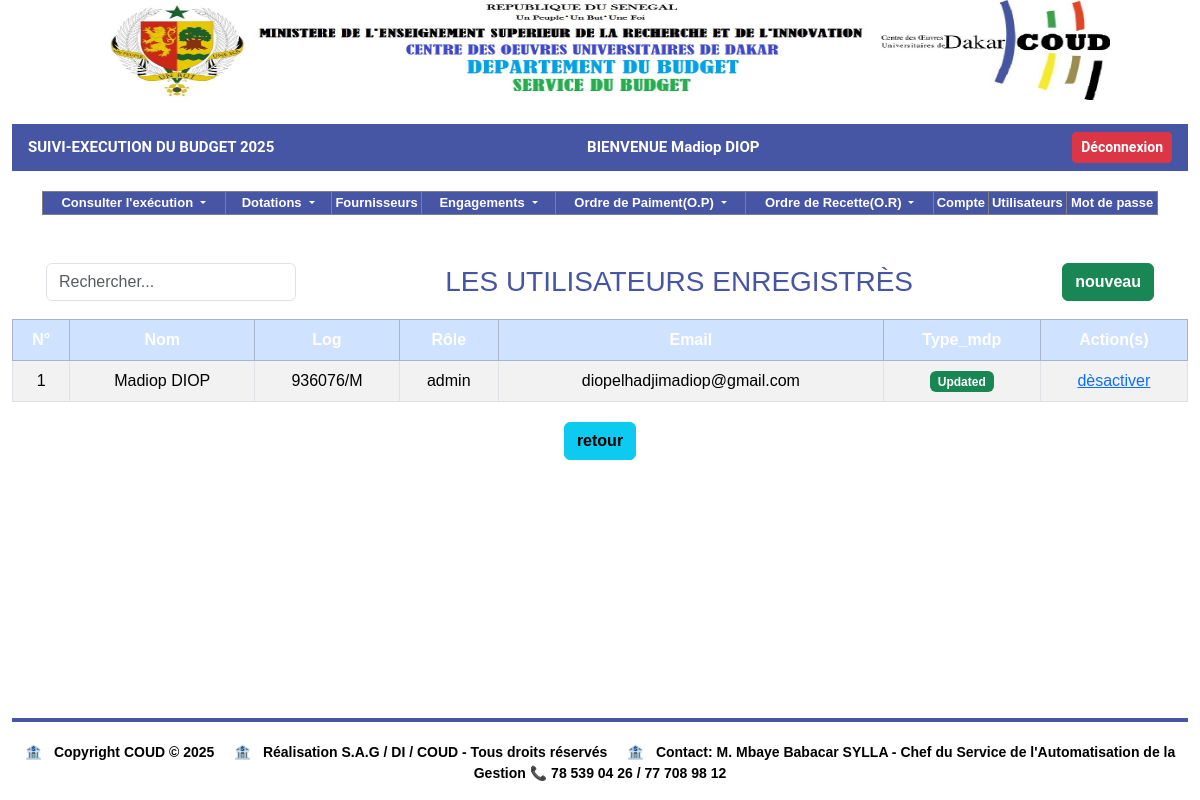
Page /profiles/dba/liste_users.php (signed in) on the committed database.
### tables this page shows
CREATE TABLE `users` (
  `idUser` int(11) NOT NULL,
  `nom` varchar(100) DEFAULT NULL,
  `log` varchar(100) DEFAULT NULL,
  `mdp` varchar(255) DEFAULT NULL,
  `email` varchar(100) DEFAULT NULL,
  `priv` varchar(100) DEFAULT NULL,
  `type_mdp` varchar(50) DEFAULT NULL,
  `date_sys` date NOT NULL DEFAULT current_timestamp()
);

### includes/fonctions.php (called while the page is built, shortened)
<?php
function connexionBD(){
    $connexion = mysqli_connect('localhost','root','', 'budget_db') or die ('Serveur inaccessible. Merci de reessayer plus tard.');
    return $connexion;
}
$connexion = connexionBD();
function getAllUsers()
{
    global $connexion;
    $query = "SELECT * FROM `users`";
    $result = $connexion->query($query);
    if ($result->num_rows > 0) {
        return $result->fetch_all(MYSQLI_ASSOC);
    } else {
        return [];
    }
}
?>

### profiles/dba/liste_users.php (the view, shortened to what this page needs)
<?php include '../../includes/fonctions.php';?>
<?php include '../../includes/header.php';?>
<main>
    <div class='container'>
        <?php include '../../shared/menu.php';?>
    </div>
    <div class="d-flex container justify-content-between align-items-center py-2 px-3"
        style="color: #4655a4; font-size: 13px; font-weight: 400;">
        <input type="text" id="searchInput" class="form-control w-25" placeholder="Rechercher..."
            style="max-width: 250px;" onkeyup="filterTable()">
        <h3 class="mb-0 text-center">LES UTILISATEURS ENREGISTRÈS </h3>
        <a href="add_user.php" class="btn btn-success"><strong>nouveau</strong></a>
    </div>
    <div class='container-fluid' style="margin-bottom: 20px;">
        <table class="table table-bordered table-striped text-center" style="margin-top: 10px;">
            <thead style="color: white !important;">
                <tr class="table-primary">
                    <th>N°</th>
                    <th>Nom</th>
                    <th>Log</th>
                    <th>Rôle</th>
                    <th>Email</th>
                    <th>Type_mdp</th>
                    <th>Action(s)</th>
                </tr>
            </thead>
            <tbody id="tableBody">
                <?php
                $users = getAllUsers();
                $n = 1;
                if (!empty($users)) :
                    foreach ($users as $user) : ?>
                <tr>
                    <td><?= $n; ?></td>
                    <td><?= $user['nom']; ?></td>
                    <td><?= $user['log']; ?></td>
                    <td><?= $user['priv']; ?></td>
                    <td><?= $user['email']; ?></td>
                    <td>
                        <span class="badge <?= ($user['type_mdp'] == 'updated') ? 'bg-success' : 'bg-warning'; ?>">
                            <?= ucfirst($user['type_mdp']); ?>
                        </span>
                    </td>
                    <td><a href="#">dèsactiver</a></td>
                </tr>
                <?php $n++; endforeach;?>
                <?php else : ?>
                <tr>
                    <td colspan="7" class="text-danger">Aucun utilisateur trouvé</td>
                </tr>
                <?php endif; ?>
            </tbody>
        </table>
    </div>
    <div class="container text-center" style="font-size: 15px; font-weight: 400;margin-bottom:20px;">
        <a href="javascript:history.back()" class="btn btn-info text-center"><strong>retour</strong></a>
    </div>
</main>
<?php include '../../includes/footer.php';?>

### assets/css.css (style rules this page uses)
html, body { height: 100%; margin: 0; }

### includes/header.php (style rules this page uses)
html, body { height: 100%; margin: 0; display: flex; flex-direction: column; }
main { flex: 1; font-family: sans-serif; }
thead tr th { color: white !important; }

### rows in the picture
users: nom "Madiop DIOP", log "936076/M", priv "admin", email "diopelhadjimadiop@gmail.com", type_mdp "Updated"

### other values in the picture
$_SESSION['an'] "2025"
$_SESSION['user'] "Madiop DIOP"
